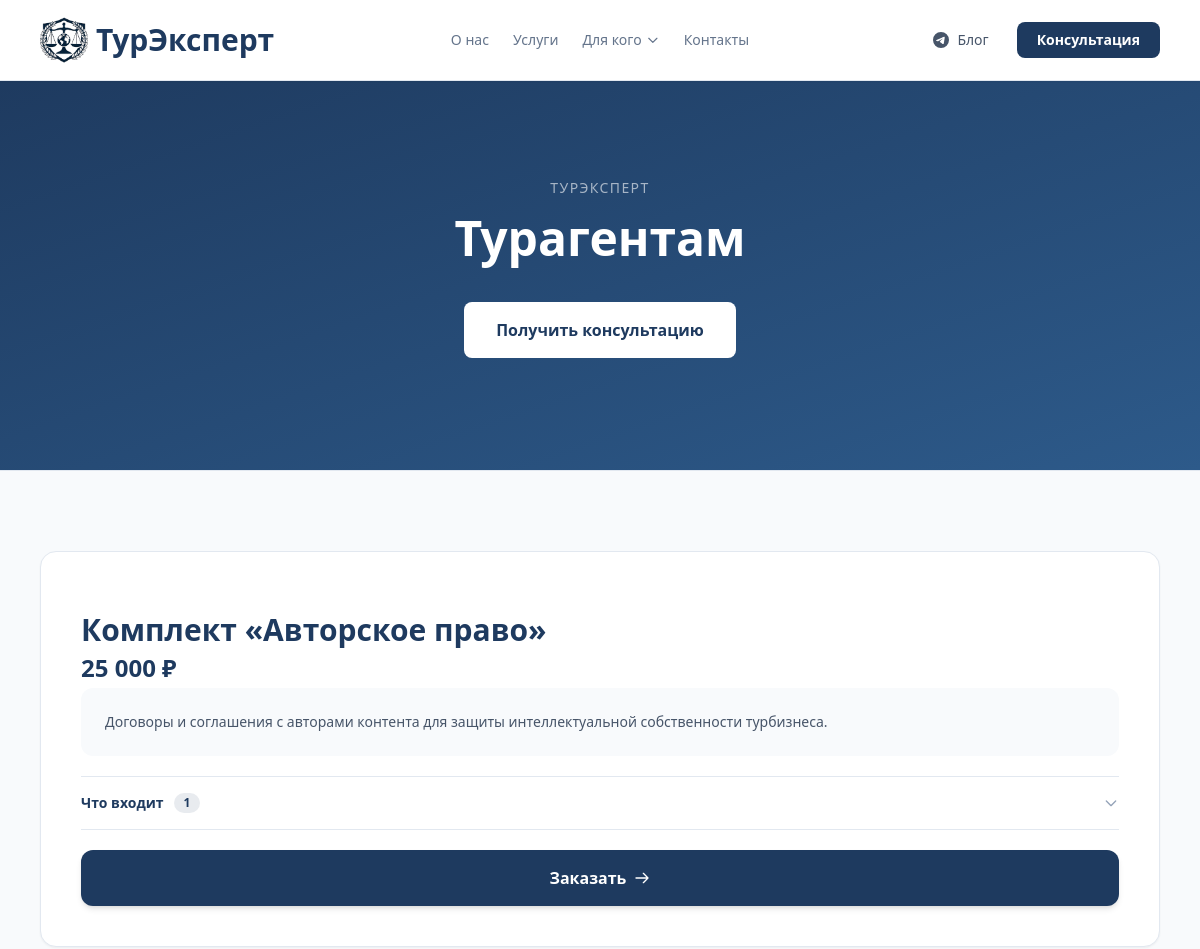
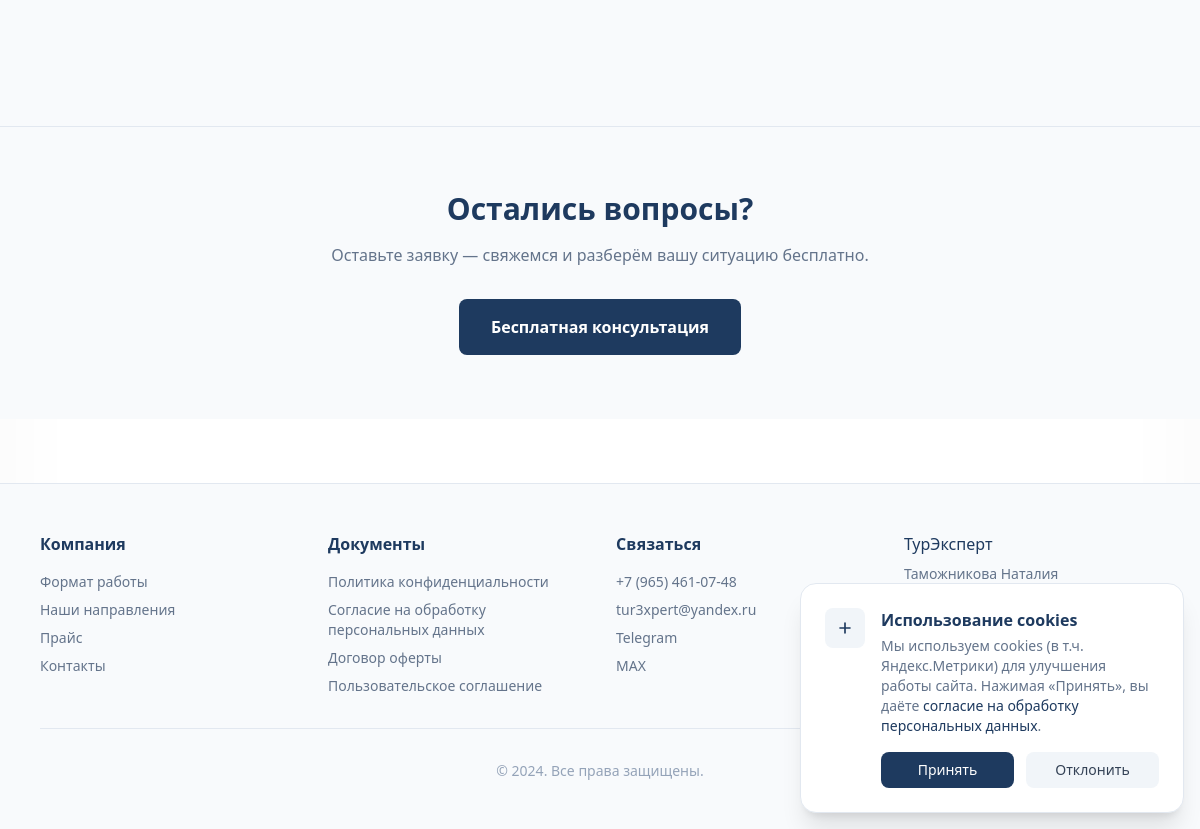
The page /dlya/turagentam/ on the database its author committed (2 pictures, top to bottom).
### core/models.py (models this page shows, shortened)
class AudiencePage(models.Model):
    slug = models.SlugField("URL (slug)", unique=True, allow_unicode=True)
    title = models.CharField("Заголовок", max_length=200)
    subtitle = models.CharField("Подзаголовок", max_length=400, blank=True)
    content = models.TextField("Основной текст", blank=True)
    meta_description = models.CharField("Meta description (SEO)", max_length=300, blank=True)
    is_published = models.BooleanField("Опубликована", default=False)
    order = models.PositiveIntegerField("Порядок в меню", default=0)
    class Meta:
        verbose_name = "Страница аудитории"
        verbose_name_plural = "Страницы аудиторий"
        ordering = ['order']

class PriceCard(models.Model):
    CARD_TYPES = (
        ('wide', 'Широкая'),
        ('thin', 'Тонкая'),
    )
    title = models.CharField(max_length=200, verbose_name="Название услуги")
    price_display = models.CharField(max_length=100, verbose_name="Цена (текст)")
    description = models.TextField(blank=True, verbose_name="Описание")
    button_text = models.CharField(max_length=50, default="Заказать", verbose_name="Текст кнопки")
    is_highlighted = models.BooleanField(default=False, verbose_name="Выделенная карточка")
    icon_svg = models.TextField(blank=True, null=True, verbose_name="SVG иконка (код)")
    card_type = models.CharField(max_length=10, choices=CARD_TYPES, default='thin', verbose_name="Тип карточки")
    detail_page = models.ForeignKey(
        InfoPage, on_delete=models.SET_NULL, blank=True, null=True,
        verbose_name="Страница подробнее"
    )
    audience = models.ForeignKey(
        AudiencePage, on_delete=models.SET_NULL, blank=True, null=True,
        verbose_name="Страница аудитории"
    )
    order = models.PositiveIntegerField(default=0, verbose_name="Порядок")
    class Meta:
        verbose_name = "Ценовая карточка"
        verbose_name_plural = "Ценовые карточки"
        ordering = ['order']

### core/views.py (the view)
# urls.py: path('dlya/<slug:slug>/', views.audience_page, name='audience_page'),
def audience_page(request, slug):
    page = get_object_or_404(AudiencePage, slug=slug, is_published=True)
    context = {
        'page': page,
        'wide_cards': PriceCard.objects.filter(card_type='wide', audience=page),
        'thin_cards': PriceCard.objects.filter(card_type='thin', audience=page),
        'info_cards': InfoCard.objects.filter(audience=page),
    }
    return render(request, 'core/audience.html', context)

### core/templates/core/audience.html (shortened to what this page needs)
{% extends 'base.html' %}
{% load static %}
{% block content %}
<section class="relative bg-gradient-to-br from-[#1e3a5f] to-[#2d5a8a] py-20 md:py-28">
    <div class="max-w-4xl mx-auto px-4 text-center">
        <p class="text-white/60 text-sm uppercase tracking-widest mb-4">ТурЭксперт</p>
        <h1 class="text-4xl md:text-5xl font-bold text-white mb-6">{{ page.title }}</h1>
        <div class="mt-10">
            <a href="#" onclick="openModal(); return false;" class="inline-flex items-center justify-center px-8 py-4 bg-white text-[#1e3a5f] hover:bg-white/90 font-semibold rounded-lg transition-colors">
                Получить консультацию
            </a>
        </div>
    </div>
</section>
{% if wide_cards or thin_cards or info_cards %}
<section class="py-20 bg-slate-50 border-t border-slate-200">
    <div class="max-w-6xl mx-auto px-4">
        {% if wide_cards %}
        <div class="grid grid-cols-1 gap-8 mb-12">
            {% for card in wide_cards %}
            {% with items=card.accordion_items.all %}
            <div class="rounded-2xl p-8 md:p-10 shadow-sm hover:shadow-lg transition-all duration-300 flex flex-col {% if card.is_highlighted %}text-white{% else %}text-slate-900 border border-slate-200 bg-white{% endif %}"
                 {% if card.is_highlighted %}style="background:linear-gradient(160deg,#2d5a8a 0%,#1e3a5f 55%,#152c4a 100%);box-shadow:0 26px 60px -26px rgba(30,58,95,.65),inset 0 1px 0 rgba(255,255,255,.07)"{% endif %}>
                <h3 class="text-2xl md:text-3xl font-bold {% if card.is_highlighted %}text-white{% else %}text-[#1e3a5f]{% endif %} mb-1 leading-tight">{{ card.title }}</h3>
                <p class="text-2xl font-bold {% if card.is_highlighted %}text-white{% else %}text-[#1e3a5f]{% endif %} mb-1">{{ card.price_display }}</p>
                {% if card.description %}
                <div class="{% if card.is_highlighted %}bg-white/10{% else %}bg-slate-50{% endif %} rounded-xl p-6 mb-5 text-sm {% if card.is_highlighted %}text-white/80{% else %}text-slate-600{% endif %}">
                    {{ card.description|linebreaks }}
                </div>
                {% else %}
                <div class="mb-5"></div>
                {% endif %}
                {% if card.detail_page %}
                <div class="mt-auto pt-5">
                    <a href="{% url 'info_page' slug=card.detail_page.slug %}" class="w-full inline-flex items-center justify-center gap-2 px-8 py-4 {% if card.is_highlighted %}bg-white text-[#1e3a5f] hover:bg-white/90{% else %}bg-[#1e3a5f] text-white hover:bg-[#2d5a8a]{% endif %} font-bold rounded-xl transition-all duration-200 hover:-translate-y-0.5 shadow-md hover:shadow-lg">
                        Подробнее
                        <svg class="w-4 h-4" fill="none" stroke="currentColor" viewBox="0 0 24 24">
                            <path stroke-linecap="round" stroke-linejoin="round" stroke-width="2" d="M14 5l7 7m0 0l-7 7m7-7H3"/>
                        </svg>
                    </a>
                </div>
                {% else %}
                <hr class="{% if card.is_highlighted %}border-white/15{% else %}border-slate-200{% endif %} mb-0">
                {% if items %}
                <div class="pkg-acc">
                    <button type="button" class="pkg-acc-btn w-full flex items-center justify-between py-4 text-left">
                        <span class="flex items-center gap-2.5 text-sm font-bold {% if card.is_highlighted %}text-white{% else %}text-[#1e3a5f]{% endif %}">
                            Что входит
                            <span class="text-xs font-bold px-2.5 py-0.5 rounded-full {% if card.is_highlighted %}bg-white/15 text-white/90{% else %}bg-[#1e3a5f]/10 text-[#1e3a5f]{% endif %}">{{ items|length }}</span>
                        </span>
                        <svg class="pkg-acc-chev w-4 h-4 flex-shrink-0 {% if card.is_highlighted %}text-white/50{% else %}text-slate-400{% endif %}" fill="none" stroke="currentColor" viewBox="0 0 24 24">
                            <path stroke-linecap="round" stroke-linejoin="round" stroke-width="2" d="M19 9l-7 7-7-7"/>
                        </svg>
                    </button>
                </div>
                <hr class="{% if card.is_highlighted %}border-white/15{% else %}border-slate-200{% endif %} mb-5">
                {% else %}
                <div class="mb-5"></div>
                {% endif %}
                <div class="mt-auto">
                    <a href="#" onclick="openModal(); return false;" class="w-full inline-flex items-center justify-center gap-2 px-8 py-4 {% if card.is_highlighted %}bg-white text-[#1e3a5f] hover:bg-white/90{% else %}bg-[#1e3a5f] text-white hover:bg-[#2d5a8a]{% endif %} font-bold rounded-xl transition-all duration-200 hover:-translate-y-0.5 shadow-md hover:shadow-lg">
                        {{ card.button_text }}
                        <svg class="w-4 h-4" fill="none" stroke="currentColor" viewBox="0 0 24 24">
                            <path stroke-linecap="round" stroke-linejoin="round" stroke-width="2" d="M14 5l7 7m0 0l-7 7m7-7H3"/>
                        </svg>
                    </a>
                </div>
                {% endif %}
            </div>
            {% endwith %}
            {% endfor %}
        </div>
        {% endif %}
    </div>
</section>
{% endif %}
<section class="py-16 bg-slate-50 border-t border-slate-200">
    <div class="max-w-2xl mx-auto px-4 text-center">
        <h2 class="text-2xl md:text-3xl font-bold text-[#1e3a5f] mb-4">Остались вопросы?</h2>
        <p class="text-slate-500 mb-8">Оставьте заявку — свяжемся и разберём вашу ситуацию бесплатно.</p>
        <a href="#" onclick="openModal(); return false;" class="inline-flex items-center justify-center px-8 py-4 bg-[#1e3a5f] hover:bg-[#2d5a8a] text-white font-semibold rounded-lg transition-colors">
            Бесплатная консультация
        </a>
    </div>
</section>
{% endblock %}

### theme/templates/base.html (style rules this page uses)
html { scroll-behavior: smooth; scroll-padding-top: 80px; }
* { -webkit-font-smoothing: antialiased; -moz-osx-font-smoothing: grayscale; }
body { box-shadow: inset 0 0 100px rgba(0,0,0,0.03); }
.rounded-xl { border-radius: 13px; }
.rounded-2xl { border-radius: 17px; }
.rounded-lg { border-radius: 7px; }

### core/templates/core/audience.html (style rules this page uses)
.pkg-acc-chev { transition:transform .3s cubic-bezier(.4,0,.2,1); }

### rows shown on the page
AudiencePage: title "Турагентам"
PriceCard: title "Комплект «Авторское право»", price_display "25 000 ₽", description "Договоры и соглашения с авторами контента для защиты интеллектуальной собственности турбизнеса.", is_highlighted False (drawn), accordion_items.all|length "1", button_text "Заказать"
